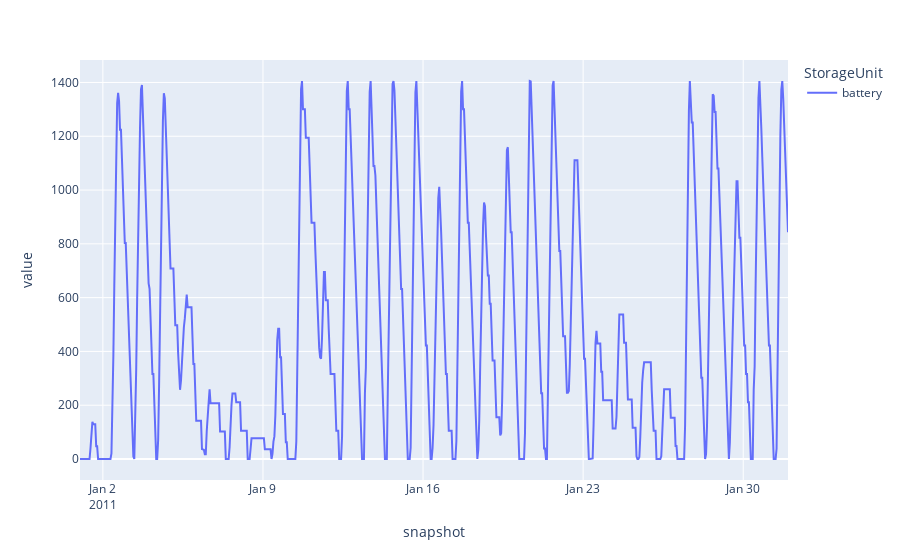

The code cell stored with this chart in its notebook:
### Markdown cell above
To access and plot the state of charge profile of the battery for January, run

### Code cell
n.storage_units_t.state_of_charge.loc["2011-01"].plot(backend="plotly")

### Figure 1 — Plotly figure (JSON) as saved in the notebook; plotly's stock layout.template omitted (floating-point values rounded to 4 significant figures; data arrays with more than 128 entries replaced by an {"elided": "..."} marker saying what was removed)
{"data": [{"hovertemplate": "StorageUnit=battery<br>snapshot=%{x}<br>value=%{y}<extra></extra>", "legendgroup": "battery", "line": {"color": "#636efa", "dash": "solid"}, "marker": {"symbol": "circle"}, "mode": "lines", "name": "battery", "orientation": "v", "showlegend": true, "type": "scatter", "x": {"elided": "744 str values"}, "xaxis": "x", "y": {"elided": "744 float values"}, "yaxis": "y"}], "layout": {"legend": {"title": {"text": "StorageUnit"}, "tracegroupgap": 0}, "margin": {"t": 60}, "xaxis": {"anchor": "y", "domain": [0, 1], "title": {"text": "snapshot"}}, "yaxis": {"anchor": "x", "domain": [0, 1], "title": {"text": "value"}}}}
